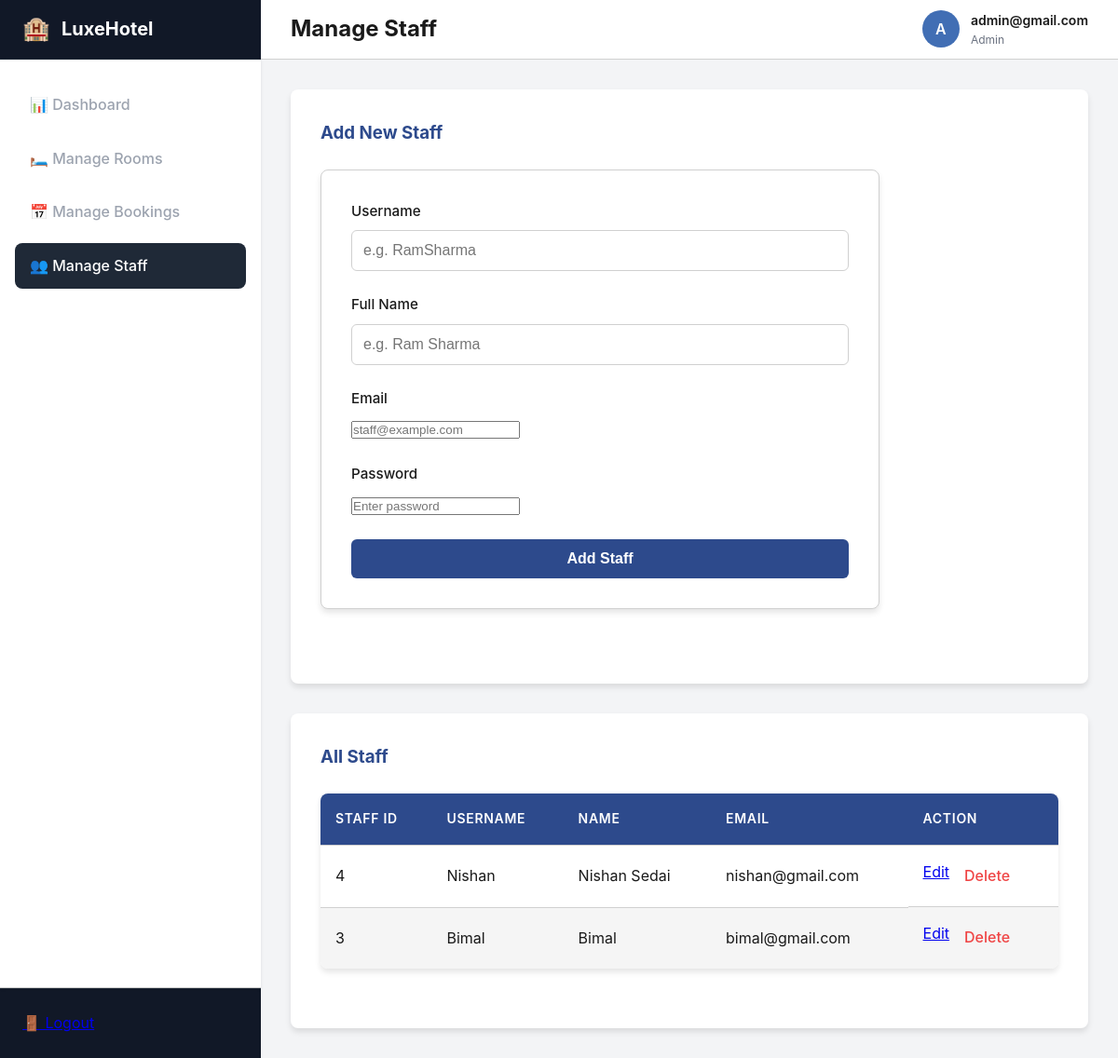
The app's page /manage_staff.php (signed in) with its own data.
### tables this page shows
CREATE TABLE `staff` (
  `staff_id` int(11) NOT NULL,
  `staff_username` text DEFAULT NULL,
  `staff_name` text NOT NULL,
  `password` text NOT NULL,
  `staff_email` text DEFAULT NULL
);

### manage_staff.php (the view, shortened to what this page needs)
<?php
$conn=mysqli_connect("localhost","root","","hotel_db");
?>
<!DOCTYPE html>
<html lang="en">
<head>
    <link rel="stylesheet" href="style.css">
</head>
<body class="admin-body">
    <div class="admin-container">
        <aside class="admin-sidebar">
            <div class="sidebar-header">
                <a href="dashboard.php" class="sidebar-brand">
                    <span style="font-size: 1.5rem;">🏨</span> LuxeHotel
                </a>
            </div>
            <nav class="sidebar-nav">
                <ul>
                    <li><a href="dashboard.php">📊 Dashboard</a></li>
                    <li><a href="manage_rooms.php">🛏️ Manage Rooms</a></li>
                    <li><a href="manage_bookings.php">📅 Manage Bookings</a></li>
                    <li><a href="manage_staff.php" class="active">👥 Manage Staff</a></li>
                </ul>
            </nav>
            <div class="sidebar-footer">
                <a href="logout.php">🚪 Logout</a>
            </div>
        </aside>
        <main class="admin-main">
            <header class="admin-topbar">
                <h2>Manage Staff</h2>
                <div class="user-profile">
                    <div class="user-avatar">
                        <?php echo strtoupper(substr($_SESSION["username"], 0, 1)); ?>
                    </div>
                    <div class="user-info">
                        <span class="user-name"><?php echo $_SESSION["username"]; ?></span>
                        <span class="user-role"><?php echo $_SESSION["role"]; ?></span>
                    </div>
                </div>
            </header>
            <div class="admin-content">
                <div class="card" style="background: white; padding: 2rem; border-radius: 0.5rem; box-shadow: 0 4px 6px rgba(0,0,0,0.1); margin-bottom: 2rem;">
                    <h3 style="margin-bottom: 1.5rem; color: var(--primary);">Add New Staff</h3>
                    <form method="POST">
                        <div class="form-group">
                            <label for="username">Username</label>
                            <input type="text" id="username" name="username" placeholder="e.g. RamSharma" required>
                        </div>
                        <div class="form-group">
                            <label for="name">Full Name</label>
                            <input type="text" id="name" name="name" placeholder="e.g. Ram Sharma" required>
                        </div>
                        <div class="form-group">
                            <label for="email">Email</label>
                            <input type="email" id="email" name="email" placeholder="staff@example.com" required pattern="^[a-zA-Z0-9._%+-]+@[a-zA-Z0-9.-]+\.[A-Za-z]{2,}$" title="Enter a valid email address">
                        </div>
                        <div class="form-group">
                            <label for="password">Password</label>
                            <input type="password" id="password" name="password" placeholder="Enter password" required>
                        </div>
                        <input type="submit" name="add_staff" value="Add Staff">
                    </form>
                </div>
                <div class="card" style="background: white; padding: 2rem; border-radius: 0.5rem; box-shadow: 0 4px 6px rgba(0,0,0,0.1);">
                    <h3 style="margin-bottom: 1.5rem; color: var(--primary);">All Staff</h3>
                    <table>
                        <thead>
                            <tr>
                                <th>Staff ID</th>
                                <th>Username</th>
                                <th>Name</th>
                                <th>Email</th>
                                <th>Action</th>
                            </tr>
                        </thead>
                        <tbody>
                        <?php
                        $result = $conn->query("SELECT staff_id, staff_username, staff_name, staff_email FROM staff ORDER BY staff_id DESC");
                        if ($result && $result->num_rows > 0) {
                            while ($row = $result->fetch_assoc()) {
                                echo "<tr>";
                                echo "<td>" . htmlspecialchars($row["staff_id"]) . "</td>";
                                echo "<td>" . htmlspecialchars($row["staff_username"]) . "</td>";
                                echo "<td>" . htmlspecialchars($row["staff_name"]) . "</td>";
                                echo "<td>" . htmlspecialchars($row["staff_email"]) . "</td>";
                                echo "<td style='display:flex;gap:.5rem;'>";
                                echo "<a href='manage_staff.php?edit=" . htmlspecialchars($row["staff_id"]) . "'>Edit</a>";
                                echo "<a href='manage_staff.php?delete=" . htmlspecialchars($row["staff_id"]) . "' onclick=\"return confirm('Delete this staff member?');\">Delete</a>";
                                echo "</td>";
                                echo "</tr>";
                            }
                        } else {
                            echo "<tr><td colspan='5'>No staff found</td></tr>";
                        }
                        ?>
                        </tbody>
                    </table>
                </div>
            </div>
        </main>
    </div>
</body>
</html>

### style.css (style rules this page uses)
:root { --primary: #2d4a8c; --primary-light: #416eb4; --primary-dark: #1f3264; --secondary: #c9b888; --accent: #d4c4a0; --background: #ffffff; --foreground: #1a1a1a; --muted: #e8e8e8; --muted-light: #f5f5f5; --border: #d0d0d0; --success: #10b981; --warning: #f59e0b; --error: #ef4444; }
* { margin: 0; padding: 0; box-sizing: border-box; }
body { font-family: "Inter", -apple-system, BlinkMacSystemFont, "Segoe UI", sans-serif; background-color: var(--background); color: var(--foreground); line-height: 1.6; }
nav { position: sticky; top: 0; z-index: 50; background-color: var(--background); border-bottom: 1px solid var(--border); box-shadow: 0 1px 3px rgba(0, 0, 0, 0.1); }
.admin-body { background-color: #f3f4f6; }
.admin-container { display: flex; min-height: 100vh; }
.admin-sidebar { width: 280px; background-color: #111827; color: white; flex-shrink: 0; display: flex; flex-direction: column; }
.sidebar-header { height: 4rem; display: flex; align-items: center; padding: 0 1.5rem; border-bottom: 1px solid #1f2937; }
.sidebar-brand { font-size: 1.25rem; font-weight: 700; color: white; text-decoration: none; display: flex; align-items: center; gap: 0.75rem; }
.sidebar-nav { flex: 1; padding: 1.5rem 1rem; }
.sidebar-nav ul { list-style: none; display: flex; flex-direction: column; gap: 0.5rem; }
.sidebar-nav a { display: flex; align-items: center; gap: 0.75rem; padding: 0.75rem 1rem; color: #9ca3af; text-decoration: none; border-radius: 0.5rem; transition: all 0.2s; font-weight: 500; }
.sidebar-nav a:hover, .sidebar-nav a.active { background-color: #1f2937; color: white; }
.sidebar-footer { padding: 1.5rem; border-top: 1px solid #1f2937; }
.admin-main { flex: 1; display: flex; flex-direction: column; overflow-x: hidden; }
.admin-topbar { height: 4rem; background-color: white; border-bottom: 1px solid var(--border); display: flex; justify-content: space-between; align-items: center; padding: 0 2rem; }
.admin-content { flex: 1; padding: 2rem; max-width: 1400px; width: 100%; margin: 0 auto; }
.user-profile { display: flex; align-items: center; gap: 0.75rem; }
.user-avatar { width: 2.5rem; height: 2.5rem; background-color: var(--primary-light); color: white; border-radius: 50%; display: flex; align-items: center; justify-content: center; font-weight: 600; }
.user-info { display: flex; flex-direction: column; }
.user-name { font-weight: 600; font-size: 0.875rem; color: var(--foreground); }
.user-role { font-size: 0.75rem; color: #6b7280; text-transform: capitalize; }
main { max-width: none; margin: 0; padding: 0; }
table { width: 100%; border-collapse: collapse; margin-bottom: 2rem; background-color: white; box-shadow: 0 4px 6px rgba(0, 0, 0, 0.1); border-radius: 0.5rem; overflow: hidden; }
table th, table td { padding: 1rem; text-align: left; border-bottom: 1px solid var(--border); }
table th { background-color: var(--primary); color: white; font-weight: 600; text-transform: uppercase; font-size: 0.875rem; letter-spacing: 0.05em; }
table tr:last-child td { border-bottom: none; }
table tr:nth-child(even) { background-color: var(--muted-light); }
main form:not(table form) { background-color: white; padding: 2rem; border-radius: 0.5rem; box-shadow: 0 4px 6px rgba(0, 0, 0, 0.1); max-width: 600px; margin-bottom: 3rem; border: 1px solid var(--border); }
.form-group { margin-bottom: 1.5rem; }
.form-group label { display: block; margin-bottom: 0.5rem; font-weight: 500; color: var(--foreground); font-size: 0.95rem; }
main form input[type="text"], main form input[type="number"], main form textarea, main form select { width: 100%; padding: 0.75rem; border: 1px solid var(--border); border-radius: 0.375rem; font-size: 1rem; transition: border-color 0.2s; }
main form input[type="submit"] { background-color: var(--primary); color: white; padding: 0.75rem 2rem; border: none; border-radius: 0.375rem; font-size: 1rem; font-weight: 600; cursor: pointer; transition: background-color 0.2s; width: 100%; }
a[href*="delete"] { color: var(--error); text-decoration: none; font-weight: 500; padding: 0.25rem 0.5rem; border-radius: 0.25rem; transition: background-color 0.2s; }

### records on screen
staff: staff_id "4", staff_username "Nishan", staff_name "Nishan Sedai", staff_email "nishan@gmail.com"
staff: staff_id "3", staff_username "Bimal", staff_name "Bimal", staff_email "bimal@gmail.com"

### other values on screen
substr($_SESSION["username"], 0, 1) "A"
$_SESSION["username"] "admin@gmail.com"
$_SESSION["role"] "Admin"
